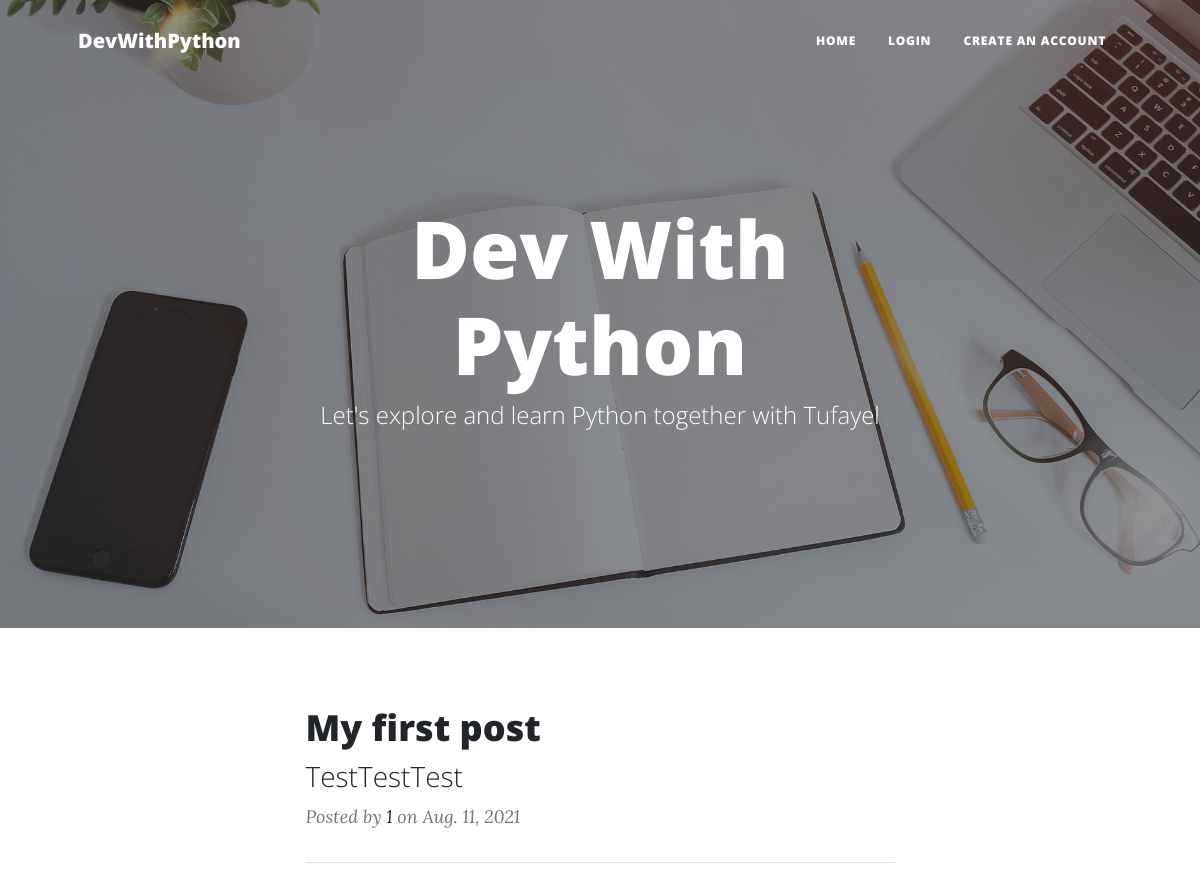
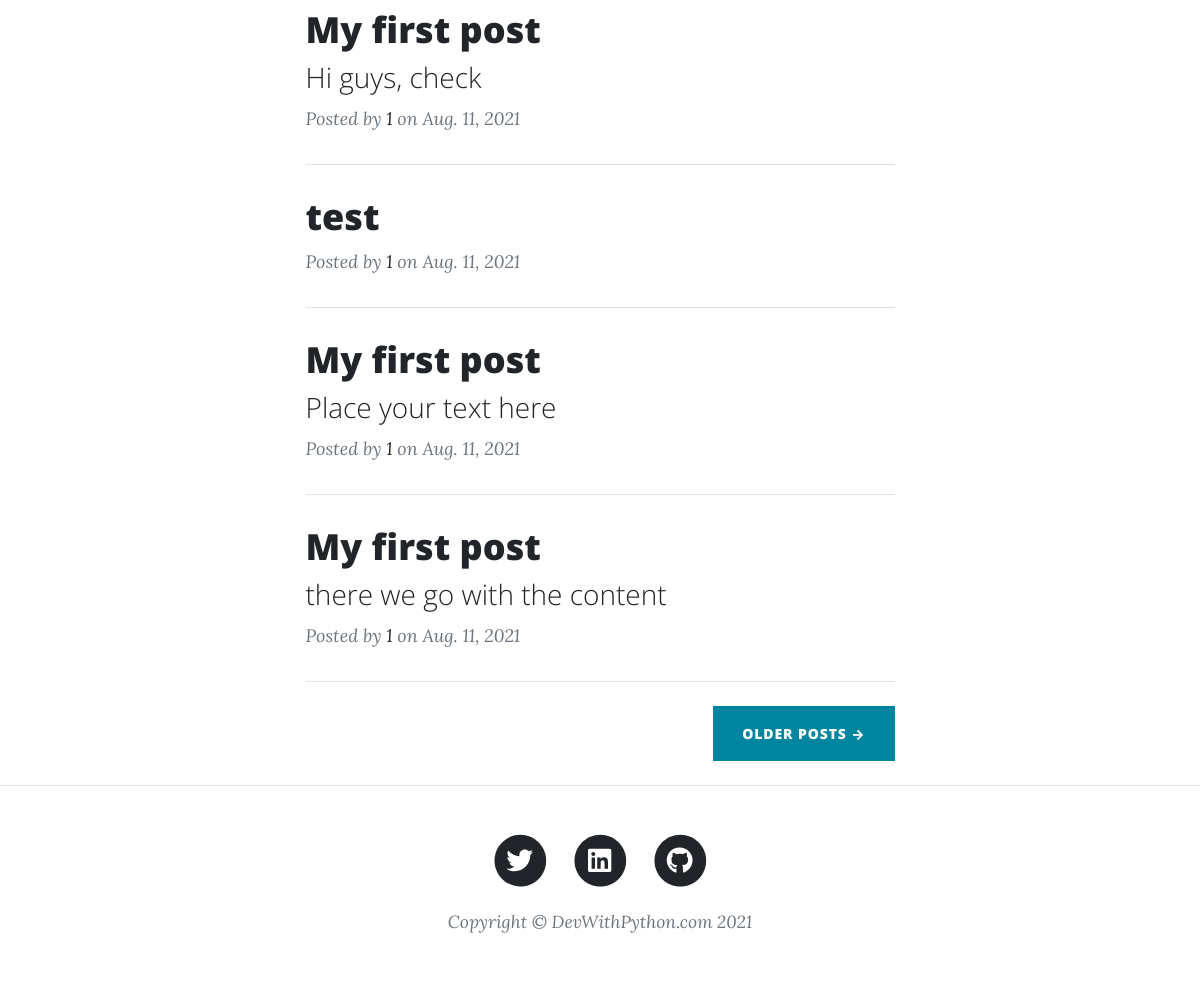
The app's page /, older data (2 pictures, top to bottom).
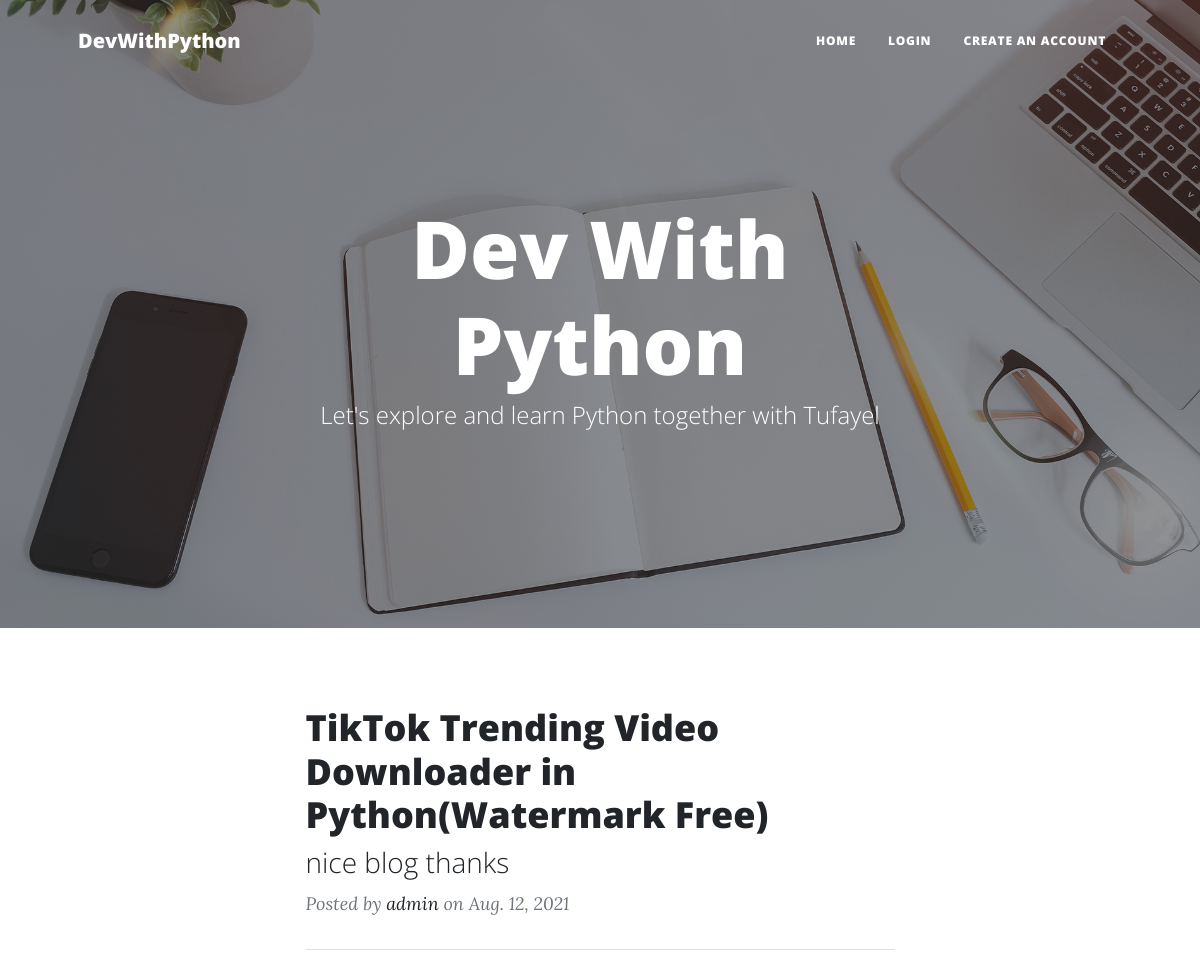
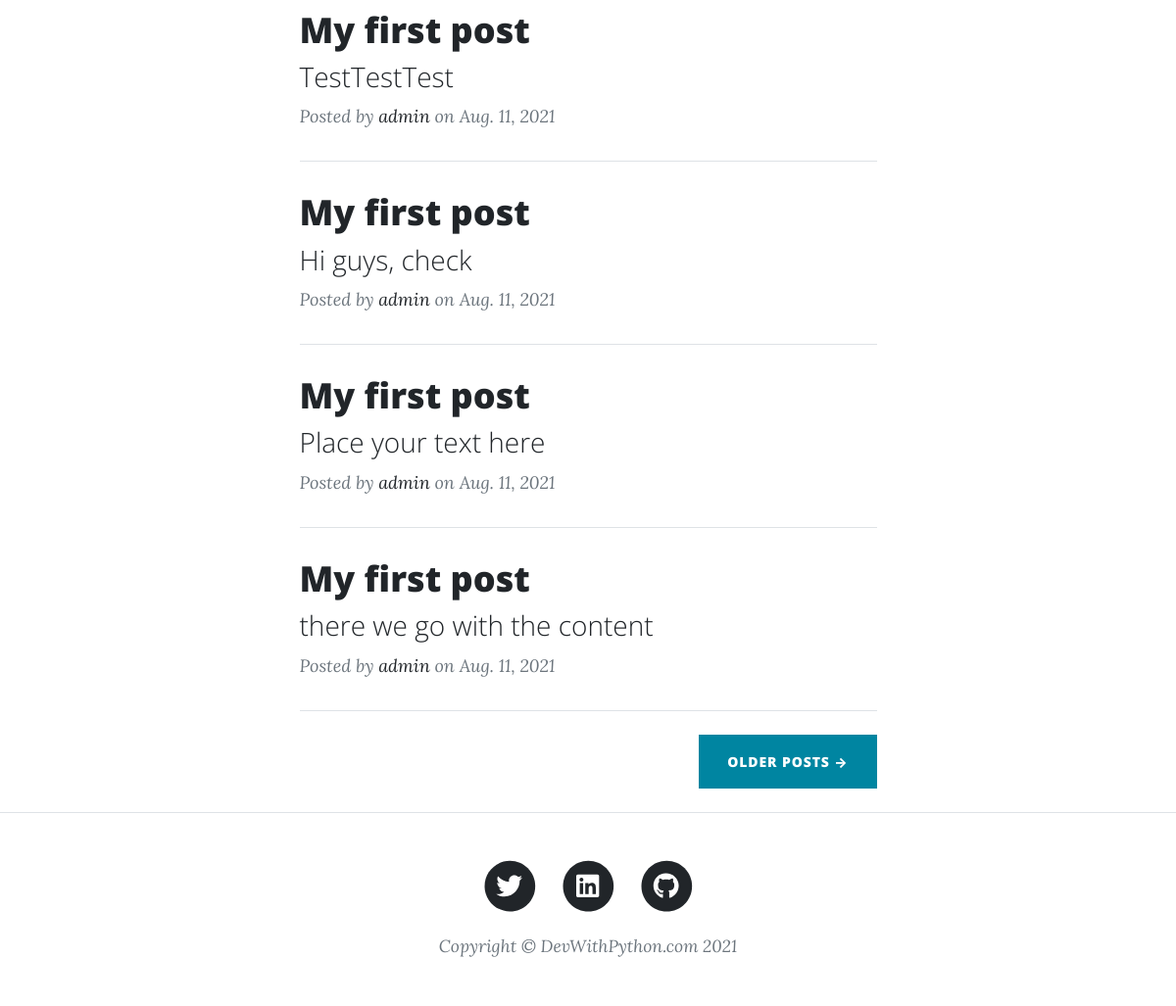
The same page, newer data (2 pictures, top to bottom).
### home/models.py (models this page shows, shortened)
class BlogPost(models.Model):
    blog_slug = models.CharField(max_length=100, default='')
    blog_title = models.CharField(max_length=100)
    blog_text = models.TextField(max_length=10000)
    blog_owner = models.CharField(max_length=15)
    post_time = models.DateField(default=django.utils.timezone.now)

### home/views.py (the view)
# urls.py: path('', views.index, name='home'),
def index(request):
    all_posts = BlogPost.objects.all()[::-1][:5]
    context = {
        'posts': all_posts
    }
    return render(request, 'index.html', context)

### templates/index.html (shortened to what this page needs)
<!DOCTYPE html>
<html lang="en">
<head>
  <link href="/static/css/styles.css" rel="stylesheet" />
</head>
<body>
  <nav class="navbar navbar-expand-lg navbar-light" id="mainNav">
    <div class="container px-4 px-lg-5">
      <a class="navbar-brand" href="/">DevWithPython</a>
      <div class="collapse navbar-collapse" id="navbarResponsive">
        <ul class="navbar-nav ms-auto py-4 py-lg-0">
          <li class="nav-item">
            <a class="nav-link px-lg-3 py-3 py-lg-4" href="/">Home</a>
          </li>
          {% if request.user.is_anonymous %}
          <li class="nav-item">
            <a class="nav-link px-lg-3 py-3 py-lg-4" href="/login">Login</a>
          </li>
          <li class="nav-item">
            <a class="nav-link px-lg-3 py-3 py-lg-4" href="/signup">Create An Account</a>
          </li>
          {% endif %}
        </ul>
      </div>
    </div>
  </nav>
  <header class="masthead" style="background-image: url('/static/assets/img/home-bg.jpg')">
    <div class="container position-relative px-4 px-lg-5">
      <div class="row gx-4 gx-lg-5 justify-content-center">
        <div class="col-md-10 col-lg-8 col-xl-7">
          <div class="site-heading">
            <h1>Dev With Python</h1>
            <span class="subheading">Let's explore and learn Python together with Tufayel</span>
          </div>
        </div>
      </div>
    </div>
  </header>
  <div class="container px-4 px-lg-5">
    <div class="row gx-4 gx-lg-5 justify-content-center">
      <div class="col-md-10 col-lg-8 col-xl-7">
        {% for post in posts %}
        <div class="post-preview">
          <a href="/{{ post.blog_slug }}">
            <h2 class="post-title">{{ post.blog_title }}</h2>
            <h3 class="post-subtitle">
              {% autoescape on %}
              {{ post.blog_text|truncatechars:50|striptags }}
              {% endautoescape %}
            </h3>
          </a>
          <p class="post-meta">
            Posted by
            <a href="#!">{{ post.blog_owner }}</a>
            on {{ post.post_time }}
          </p>
        </div>
        <hr class="my-4" />
        {% empty %}
        <p>No more blog post is published yet. Keep checking to see posts as soon as they are published</p>
        {% endfor %}
        <div class="d-flex justify-content-end mb-4">
          {% if next_archive_id is None %}
          <a class="btn btn-primary text-uppercase" href="/archive/1">Older Posts →</a>
          {% else %}
          <a class="btn btn-primary text-uppercase" href="/archive/{{ next_archive_id }}">Older Posts →</a>
          {% endif %}
        </div>
      </div>
    </div>
  </div>
  <footer class="border-top">
    <div class="container px-4 px-lg-5">
      <div class="row gx-4 gx-lg-5 justify-content-center">
        <div class="col-md-10 col-lg-8 col-xl-7">
          <ul class="list-inline text-center">
            <li class="list-inline-item">
              <a href="https://twitter.com/cse_tufayel">
                <span class="fa-stack fa-lg">
                  <i class="fas fa-circle fa-stack-2x"></i>
                  <i class="fab fa-twitter fa-stack-1x fa-inverse"></i>
                </span>
              </a>
            </li>
            <li class="list-inline-item">
              <a href="https://www.linkedin.com/in/tufayel-ahmed-cse/">
                <span class="fa-stack fa-lg">
                  <i class="fas fa-circle fa-stack-2x"></i>
                  <i class="fab fa-linkedin fa-stack-1x fa-inverse"></i>
                </span>
              </a>
            </li>
            <li class="list-inline-item">
              <a href="https://github.com/TufayelLUS">
                <span class="fa-stack fa-lg">
                  <i class="fas fa-circle fa-stack-2x"></i>
                  <i class="fab fa-github fa-stack-1x fa-inverse"></i>
                </span>
              </a>
            </li>
          </ul>
          <div class="small text-center text-muted fst-italic">
            Copyright &copy; DevWithPython.com {% now "Y" %}
          </div>
        </div>
      </div>
    </div>
  </footer>
</body>
</html>

Row changes from the older to the newer data that the page shows:
removed BlogPost: blog_title "test", blog_owner "1", post_time "Aug. 11, 2021"
added BlogPost: blog_title "TikTok Trending Video Downloader in Python(Watermark Free)", blog_text "nice blog thanks", blog_owner "admin", post_time "Aug. 12, 2021"
changed BlogPost "TestTestTest": blog_owner "1" → "admin"
changed BlogPost "Hi guys, check": blog_owner "1" → "admin"
changed BlogPost "Place your text here": blog_owner "1" → "admin"
changed BlogPost "there we go with the content": blog_owner "1" → "admin"
